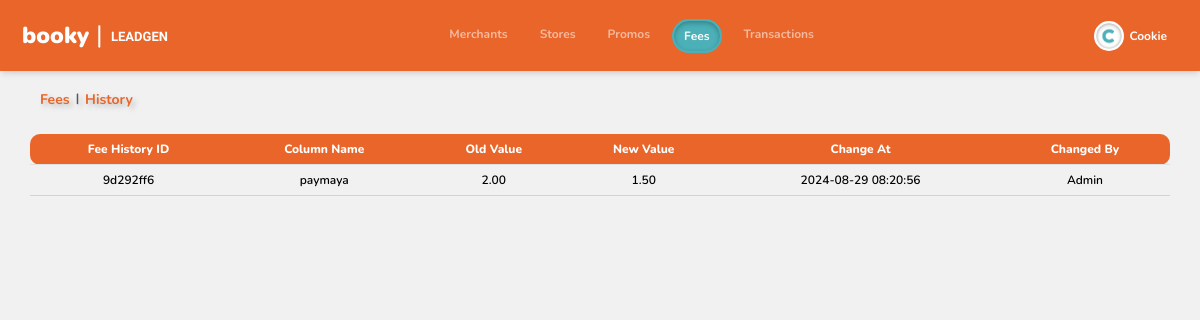
/fees/history.php?fee_id=2a3f3648-65b6-11ef-892a-0a002700000d (signed in), run on the app's committed database.
### tables this page shows
CREATE TABLE `user` (
  `user_id` varchar(36) NOT NULL,
  `email_address` varchar(255) NOT NULL,
  `password` varchar(100) NOT NULL,
  `name` varchar(255) NOT NULL,
  `type` enum('Admin','User') NOT NULL DEFAULT 'User',
  `status` enum('Active','Inactive') NOT NULL DEFAULT 'Active',
  `verification_code` int(11) DEFAULT NULL,
  `created_at` timestamp NOT NULL DEFAULT current_timestamp(),
  `updated_at` timestamp NOT NULL DEFAULT current_timestamp(),
  `login_attempts` int(11) DEFAULT 0,
  `lockout_time` datetime DEFAULT NULL
);

CREATE TABLE `fee_history` (
  `fee_history_id` varchar(36) NOT NULL,
  `fee_id` varchar(36) NOT NULL,
  `column_name` varchar(50) NOT NULL,
  `old_value` varchar(50) NOT NULL,
  `new_value` varchar(50) NOT NULL,
  `changed_at` timestamp NOT NULL DEFAULT current_timestamp(),
  `changed_by` varchar(36) DEFAULT NULL
);

### fees/history.php (the view, shortened to what this page needs)
<?php include("../header.php")?>
<?php
$fee_id = isset($_GET['fee_id']) ? $_GET['fee_id'] : '';
function displayFeeHistory($fee_id) {
    global $conn, $type;
    $sql = "SELECT fh.*, u.name AS changed_by_name
            FROM fee_history AS fh
            LEFT JOIN user AS u ON fh.changed_by = u.user_id
            WHERE fh.fee_id = ?";
    $stmt = $conn->prepare($sql);
    $stmt->bind_param("s", $fee_id);
    $stmt->execute();
    $result = $stmt->get_result();
    if ($result->num_rows > 0) {
        while ($row = $result->fetch_assoc()) {
            $shortFeeId = substr($row['fee_history_id'], 0, 8);
            echo "<tr>";
            echo "<td style='text-align:center;'>" . $shortFeeId . "</td>";
            echo "<td style='text-align:center;'>" . $row['column_name'] . "</td>";
            echo "<td style='text-align:center;'>" . $row['old_value'] . "</td>";
            echo "<td style='text-align:center;'>" . $row['new_value'] . "</td>";
            echo "<td style='text-align:center;'>" . $row['changed_at'] . "</td>";
            echo "<td style='text-align:center;'>" . $row['changed_by_name'] . "</td>";
            echo "</tr>";
        }
    }
}
?>
<!DOCTYPE html>
<html lang="en">
<head>
    <link href="https://cdn.jsdelivr.net/npm/bootstrap@5.3.3/dist/css/bootstrap.min.css" rel="stylesheet">
    <link rel='stylesheet' href='https://cdn.datatables.net/1.13.5/css/dataTables.bootstrap5.min.css'>
    <link rel='stylesheet' href='https://cdnjs.cloudflare.com/ajax/libs/font-awesome/4.6.3/css/font-awesome.min.css'>
    <link rel="stylesheet" href="../style.css">
    <link rel="stylesheet" href="../responsive-table-styles/fee_history.css">
</head>
<body>
<div class="cont-box">
    <div class="custom-box pt-4">
        <div class="sub" style="text-align:left;">
            <div class="voucher-type">
                <div class="row title" aria-label="breadcrumb">
                    <nav aria-label="breadcrumb">
                        <ol class="breadcrumb" style="--bs-breadcrumb-divider: '|';">
                            <li class="breadcrumb-item"><a href="index.php" style="color:#E96529; font-size:14px;">Fees</a></li>
                            <li class="breadcrumb-item"><a href="#" onclick="location.reload();" style="color:#E96529; font-size:14px;">History</a></li>
                        </ol>
                    </nav>
                </div>
            </div>
            <div class="add-btns">
            </div>
            <div class="content" style="width:95%;margin-left:auto;margin-right:auto;">
                <table id="example" class="table bord" style="width:100%;">
                    <thead>
                        <tr>
                            <th class="first-col">Fee History ID</th>
                            <th>Column Name</th>
                            <th>Old Value</th>
                            <th>New Value</th>
                            <th>Change At</th>
                            <th class="action-col">Changed By</th>
                        </tr>
                    </thead>
                    <tbody id="dynamicTableBody">
                    <?php displayFeeHistory($fee_id); ?>
                    </tbody>
                </table>
            </div>
        </div>
    </div>
</div>
</body>
</html>

### header.php (shortened to what this page needs)
<?php
$name = $_SESSION['name'] ?? '';
include_once($_SERVER['DOCUMENT_ROOT'] . '/Merchant-Tool/inc/config.php');
$user_id = $_SESSION['user_id'];
$escaped_user_id = mysqli_real_escape_string($conn, $user_id);
$sql = "SELECT * FROM user WHERE user_id = '$escaped_user_id'";
$result = mysqli_query($conn, $sql);
if ($result && mysqli_num_rows($result) > 0) {
    $user_data = mysqli_fetch_assoc($result);
    $name = $user_data['name'];
} else {
    $type = 'unknown';
}
?>
<!DOCTYPE html>
<html>
<head>
    <link href="https://cdn.jsdelivr.net/npm/bootstrap@5.2.3/dist/css/bootstrap.min.css" rel="stylesheet">
    <link rel="stylesheet" href="style.css">
</head>
<body>
<nav class="navbar navbar-expand-lg navbar-dark p-3">
    <div class="container-fluid">
        <a class="navbar-brand" href="/Merchant-tool/merchant/">
            <table style="border:10px;">
                <tr>
                    <th id="booky">booky <span id="div" style="font-size:25px;font-weight:normal;">|<span id="lead">LEADGEN</span></span></th>
                    <th id="leadgen">&nbsp; LEADGEN</th>
                </tr>
            </table>
        </a>
        <div class="collapse navbar-collapse" id="navbarNavDropdown">
            <ul class="navbar-nav ms-auto">
                <li class="nav-item">
                    <a id="merchant-link" class="nav-link mx-2" aria-current="page" href="/Merchant-Tool/merchants/" style="padding-right:10px;padding-left:10px;">Merchants</a>
                </li>
                <li class="nav-item">
                    <a id="store-link" class="nav-link mx-2" aria-current="page" href="/Merchant-Tool/stores/" style="padding-right:10px;padding-left:10px;">Stores</a>
                </li>
                <li class="nav-item">
                    <a id="promo-link" class="nav-link mx-2" aria-current="page" href="/Merchant-Tool/promos/" style="padding-right:10px;padding-left:10px;">Promos</a>
                </li>
                <li class="nav-item">
                    <a id="pg-link" class="nav-link mx-2" aria-current="page" href="/Merchant-Tool/fees/" style="padding-right:10px;padding-left:10px;">Fees</a>
                </li>
                <li class="nav-item">
                    <a id="transaction-link" class="nav-link mx-2" aria-current="page" href="/Merchant-Tool/transactions/" style="padding-right:10px;padding-left:10px;">Transactions</a>
                </li>
            </ul>
            <ul class="navbar-nav ms-auto d-lg-inline-flex">
                <li class="nav-item dropdown">
                    <a class="nav-link mx-2 dropdown-toggle d-flex align-items-center" href="#" id="navbarDropdownMenuLink" role="button" data-bs-toggle="dropdown" aria-expanded="false">
                        <div class="d-flex align-items-center">
                            <div class="profile-initial">
                            </div>
                            <span style="color:#fff;padding-left:5px;font-weight:700;"><?php echo ' ' . htmlspecialchars($name); ?></span>
                        </div>
                    </a>
                </li>
            </ul>
        </div>
    </div>
</nav>
</body>
</html>

### style.css (style rules this page uses)
* { font-family: "Nunito", sans-serif; margin: 0; font-weight: 700; font-style: normal; font-size: 12px; }
.navbar { box-shadow: rgba(0, 0, 0, 0.1) 0px 4px 6px -1px, rgba(0, 0, 0, 0.06) 0px 2px 4px -1px; background-color: #E96529; }
a { text-decoration: none; }
td { background-color: transparent !important; font-weight: 600; border-bottom: solid lightgray 1px !important; font-style: normal; font-size: 12px; }
th { background-color: #E96529 !important; text-align: center !important; color: #fff !important; font-weight: 800; font-style: normal; font-size: 12px; }
.title { font-size: 30px; font-weight: 900; margin-right: auto; padding-left: 5vh; color: #E96529; text-shadow: 3px 3px 5px rgba(99, 99, 99, 0.35); }
body { background-position: center; background-repeat: no-repeat; background-size: cover; background-attachment: fixed; }
.add-btns { padding-bottom: 0px; padding-right: 5vh; display: flex; align-items: center; }
th, td { text-align: center; vertical-align: middle; width: auto; }
.first-col { width: auto; padding: 10px; border-top-left-radius: 10px; border-bottom-left-radius: 10px; }
.action-col { padding: 10px; border-top-right-radius: 10px; border-bottom-right-radius: 10px; width: auto; }
.content { width: 95%; margin-left: auto; margin-right: auto; }
.voucher-type { padding-bottom: 0px; padding-right: 5vh; display: flex; align-items: center; }
.cont-box { display: none; }

### responsive-table-styles/fee_history.css (style rules this page uses)
body { background-image: url("../images/bg_booky.png"); background-position: center; background-repeat: no-repeat; background-size: cover; background-attachment: fixed; }
.title { font-size: 30px; font-weight: 900; margin-right: auto; padding-left: 5vh; color: #4BB0B8; }
.voucher-type { padding-bottom: 0px; padding-right: 5vh; display: flex; align-items: center; }

### data on the page
user: name "Cookie"
fee_history: fee_history_id "9d292ff6", column_name "paymaya", old_value "2.00", new_value "1.50", changed_at "2024-08-29 08:20:56", user.name "Admin"
